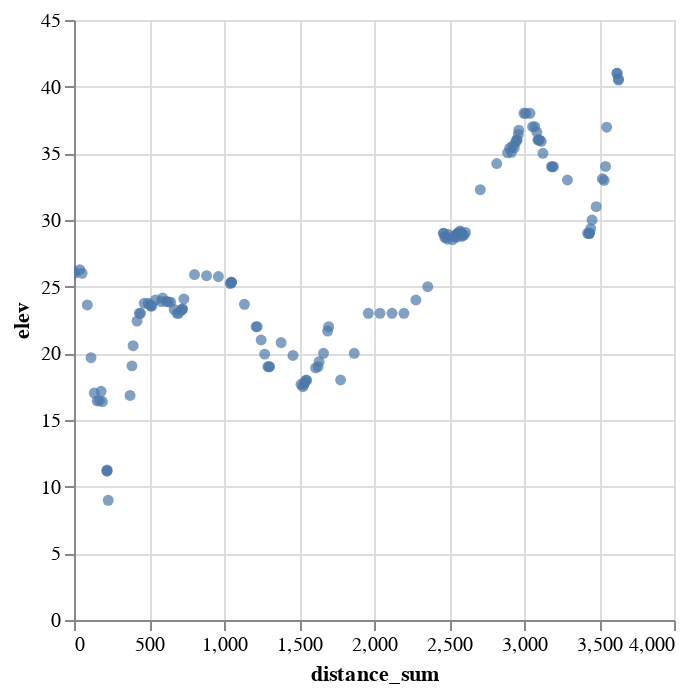

This figure's notebook cell:
### Code cell
alt.Chart(df_walk_riverside).mark_circle(size=30).encode(
    x='distance_sum',
    y='elev',
    #color='segment',
    tooltip=['lat', 'long', 'slope_angle']
).interactive()

### Figure 1 — Vega-Lite specification as saved in the notebook (floating-point values rounded to 4 significant figures; data arrays with more than 128 entries replaced by an {"elided": "..."} marker saying what was removed)
{"config": {"view": {"continuousWidth": 300, "continuousHeight": 300}}, "data": {"name": "data-3038c0c6476fa3e23abfa2791477f603"}, "mark": {"type": "circle", "size": 30}, "encoding": {"tooltip": [{"field": "lat", "type": "quantitative"}, {"field": "long", "type": "quantitative"}, {"field": "slope_angle", "type": "quantitative"}], "x": {"field": "distance_sum", "type": "quantitative"}, "y": {"field": "elev", "type": "quantitative"}}, "params": [{"name": "param_8", "select": {"type": "interval", "encodings": ["x", "y"]}, "bind": "scales"}], "$schema": "https://vega.github.io/schema/vega-lite/v5.8.0.json", "datasets": {"data-3038c0c6476fa3e23abfa2791477f603": {"elided": "137 records"}}}
